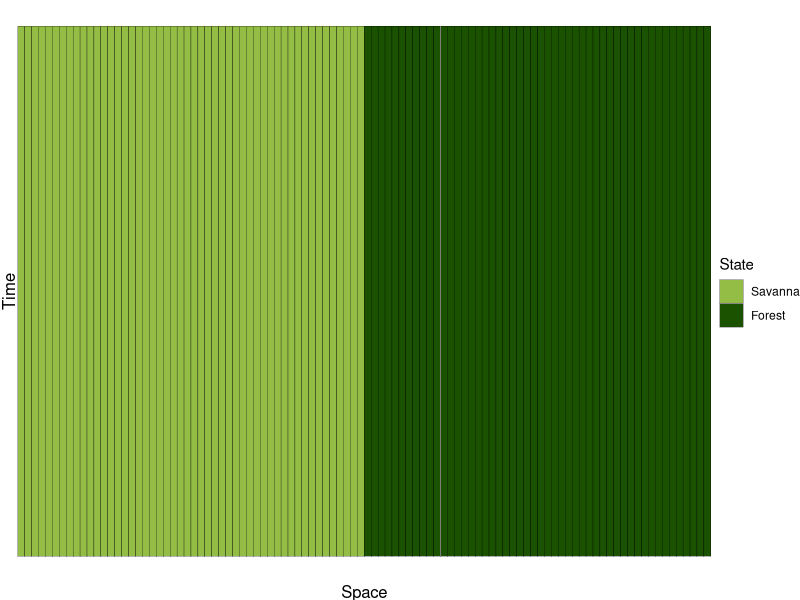
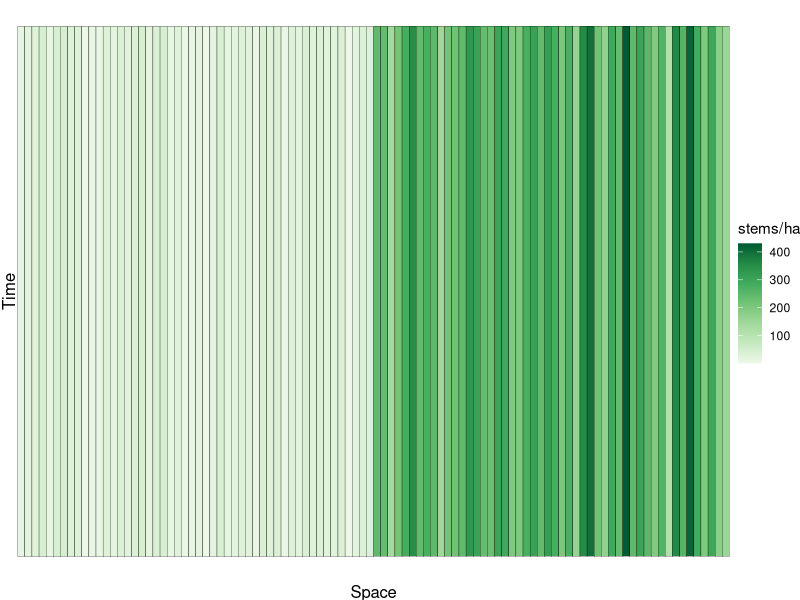
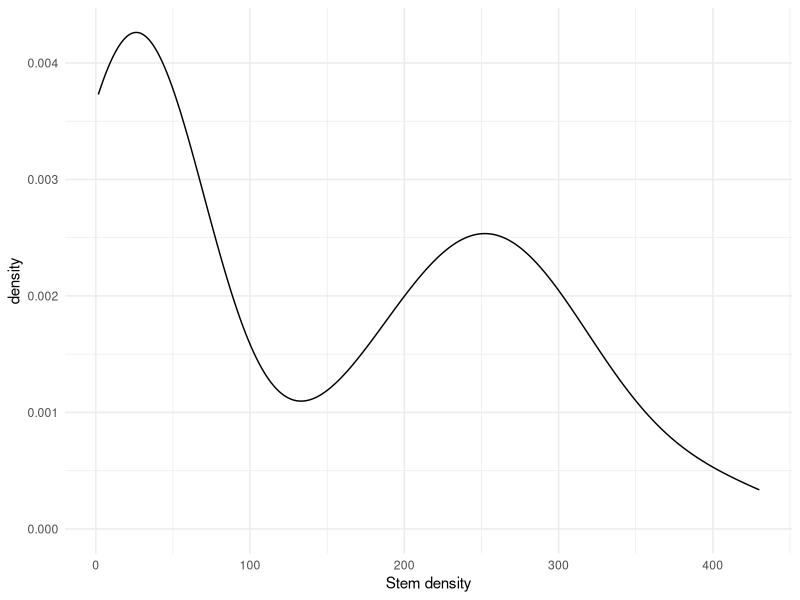
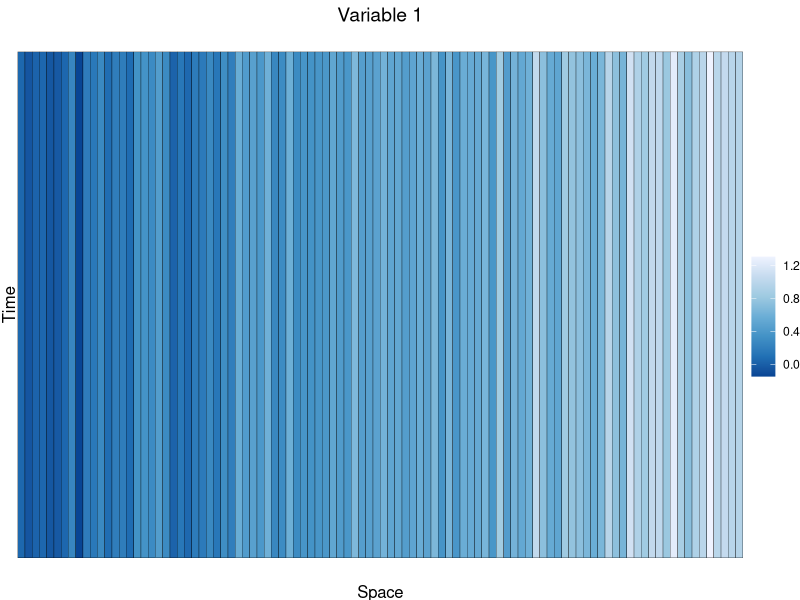
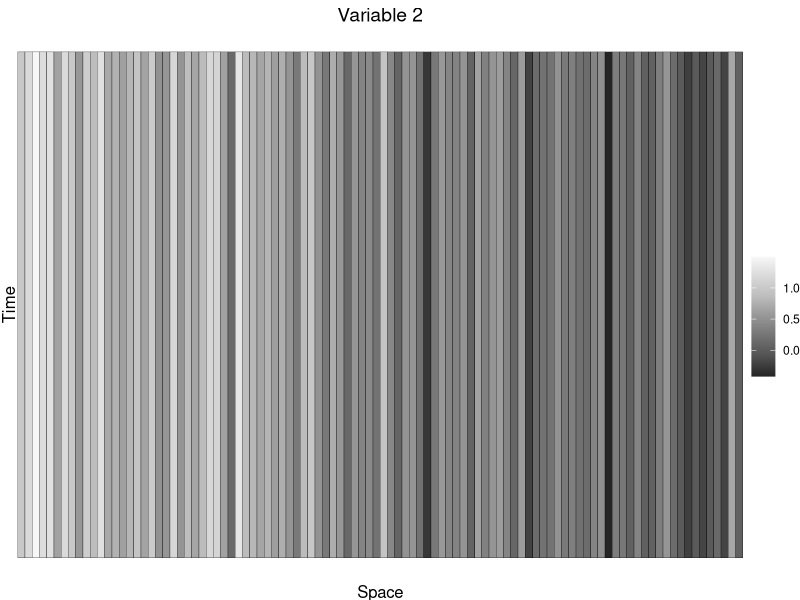
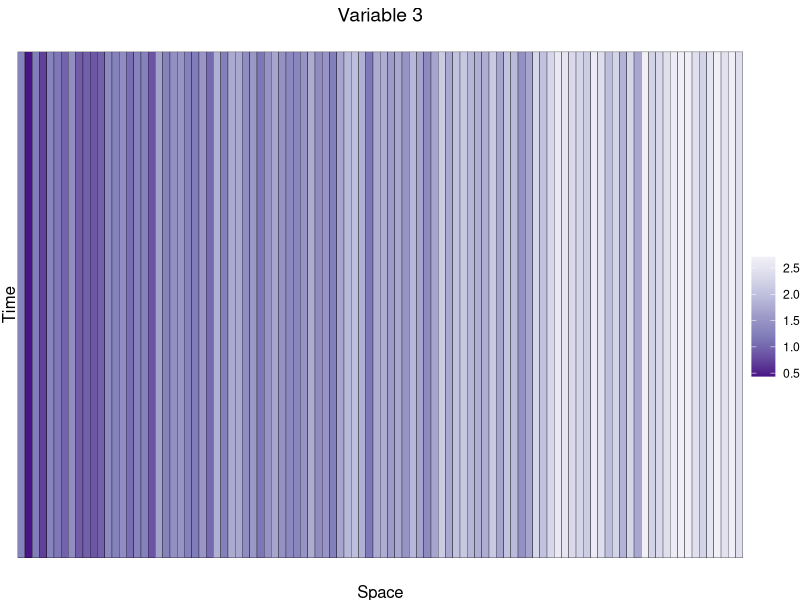
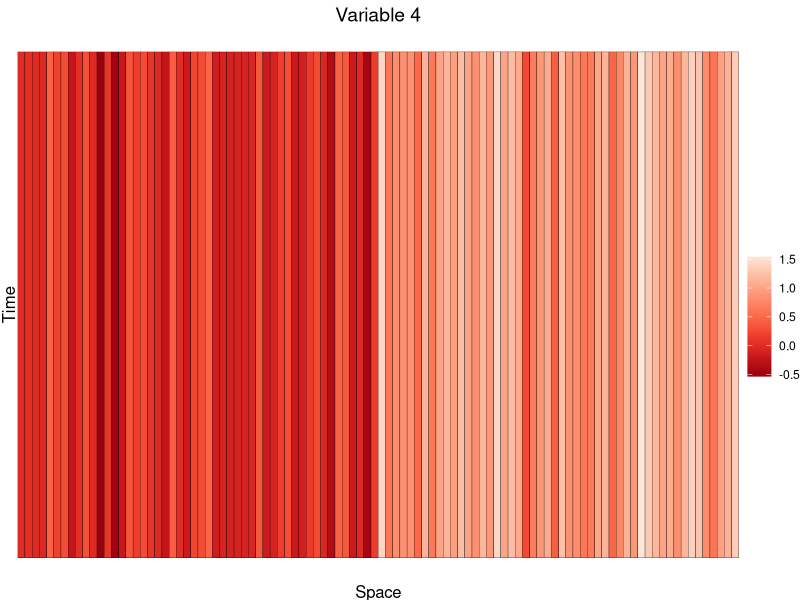
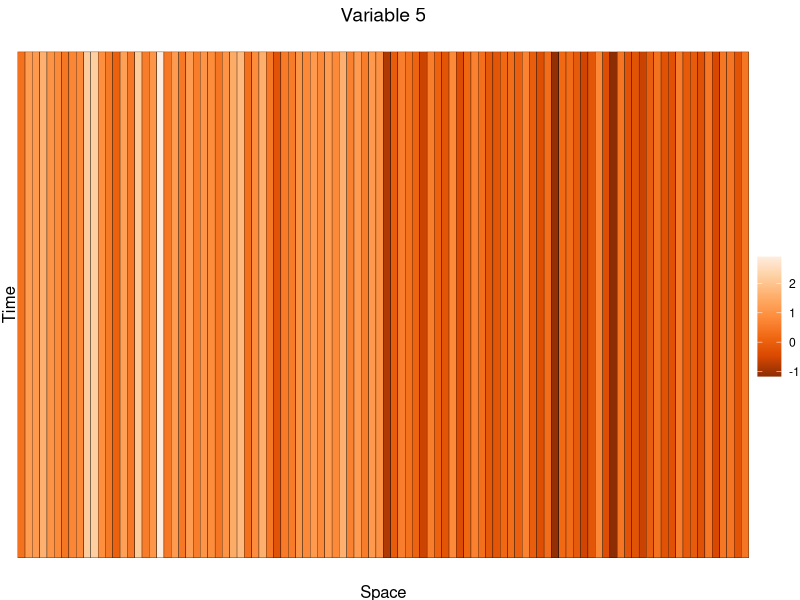

R code for these plots, in order: (Note: this script raises an error after producing the figures.)
#### Simulation 5
#### Initial stem density randomly drawn within each ecosystem state
#### Environment change influences change in ecosystem state

rm(list = ls())

# Number of locations in 1D space
nloc <- 100
# Number of time steps
ntime <- 150

# Set seed for generating initial conditions
set.seed(1)

#### 1. Define ecosystem initial conditions ####

# Create 0s and 1s defining ecosystem state along left-right axis
binary_response <- c(rep(0, times = nloc/2),
                     rep(1, times = nloc/2))

# Plot to show initial state distribution
ggplot2::ggplot() +
  ggplot2::geom_tile(ggplot2::aes(x = factor(1:nloc),
                                  y = 1,
                                  fill = factor(binary_response)),
                     color = 'black') +
  ggplot2::scale_fill_manual(limits = factor(c(0, 1)),
                             values = c('#94bd46', '#1a5200'),
                             name = 'State',
                             labels = c('Savanna', 'Forest')) +
  ggplot2::xlab('Space') + ggplot2::ylab('Time') +
  ggplot2::theme_void() +
  ggplot2::theme(axis.title = ggplot2::element_text(size = 12),
                 axis.title.y = ggplot2::element_text(angle = 90))

#### 2. Define initial stem density ####

# Generate continuous response variable (stem density)
# from ecosystem state
cont_response <- c(runif(n = nloc/2, min = 1, max = 47),
                   rnorm(n = nloc/2, mean = 250, sd = 75))

# Plot initial stem density
ggplot2::ggplot() +
  ggplot2::geom_tile(ggplot2::aes(x = factor(1:nloc),
                                  y = 1,
                                  fill = cont_response),
                     color = 'black') +
  ggplot2::scale_fill_distiller(name = 'stems/ha',
                                palette = 'Greens',
                                direction = 1) +
  ggplot2::xlab('Space') + ggplot2::ylab('Time') +
  ggplot2::theme_void() +
  ggplot2::theme(axis.title = ggplot2::element_text(size = 12),
                 axis.title.y = ggplot2::element_text(angle = 90))

# Density plot showing bimodality
ggplot2::ggplot() +
  ggplot2::geom_density(ggplot2::aes(x = cont_response)) +
  ggplot2::xlab('Stem density') +
  ggplot2::theme_minimal()

#### 3. Define environmental conditions ####

## This includes the same gradients describing the ecosystem
## state transition as in Simulation 1

# Gradient from 0 to 1 representing smooth left-right gradient
base_var <- seq(from = 0, to = 1, length.out = nloc)

# Add a small amount of random noise
var1 <- base_var + rnorm(n = length(base_var),
                         mean = 0,
                         sd = 0.15)
var2 <- rev(base_var) + rnorm(n = length(base_var),
                              mean = 0,
                              sd = 0.25)
var3 <- exp(base_var) + rnorm(n = length(base_var),
                              mean = 0,
                              sd = 0.25)

# Variables with more stark change between locations of
# initial ecosystem states
base_var2 <- c(rep(0, times = nloc/2),
               rep(1, times = nloc/2))

# Add random noise
var4 <- base_var2 + rnorm(n = length(base_var2),
                          mean = 0,
                          sd = 0.25)
var5 <- rev(base_var2) + rnorm(n = length(base_var2),
                               mean = 0,
                               sd = 0.5)

## Plot initial values

# Variable 1
ggplot2::ggplot() +
  ggplot2::geom_tile(ggplot2::aes(x = factor(1:nloc),
                                  y = 1,
                                  fill = var1),
                     color = 'black') +
  ggplot2::xlab('Space') + ggplot2::ylab('Time') +
  ggplot2::ggtitle('Variable 1') +
  ggplot2::scale_fill_distiller(name = '',
                                palette = 'Blues') +
  ggplot2::theme_void() +
  ggplot2::theme(axis.title = ggplot2::element_text(size = 12),
                 axis.title.y = ggplot2::element_text(angle = 90),
                 plot.title = ggplot2::element_text(size = 14, hjust = 0.5))

# Variable 2
ggplot2::ggplot() +
  ggplot2::geom_tile(ggplot2::aes(x = factor(1:nloc),
                                  y = 1,
                                  fill = var2),
                     color = 'black') +
  ggplot2::xlab('Space') + ggplot2::ylab('Time') +
  ggplot2::ggtitle('Variable 2') +
  ggplot2::scale_fill_distiller(name = '',
                                palette = 'Greys') +
  ggplot2::theme_void() +
  ggplot2::theme(axis.title = ggplot2::element_text(size = 12),
                 axis.title.y = ggplot2::element_text(angle = 90),
                 plot.title = ggplot2::element_text(size = 14, hjust = 0.5))

# Variable 3
ggplot2::ggplot() +
  ggplot2::geom_tile(ggplot2::aes(x = factor(1:nloc),
                                  y = 1,
                                  fill = var3),
                     color = 'black') +
  ggplot2::xlab('Space') + ggplot2::ylab('Time') +
  ggplot2::ggtitle('Variable 3') +
  ggplot2::scale_fill_distiller(name = '',
                                palette = 'Purples') +
  ggplot2::theme_void() +
  ggplot2::theme(axis.title = ggplot2::element_text(size = 12),
                 axis.title.y = ggplot2::element_text(angle = 90),
                 plot.title = ggplot2::element_text(size = 14, hjust = 0.5))

# Variable 4
ggplot2::ggplot() +
  ggplot2::geom_tile(ggplot2::aes(x = factor(1:nloc),
                                  y = 1,
                                  fill = var4),
                     color = 'black') +
  ggplot2::xlab('Space') + ggplot2::ylab('Time') +
  ggplot2::ggtitle('Variable 4') +
  ggplot2::scale_fill_distiller(name = '',
                                palette = 'Reds') +
  ggplot2::theme_void() +
  ggplot2::theme(axis.title = ggplot2::element_text(size = 12),
                 axis.title.y = ggplot2::element_text(angle = 90),
                 plot.title = ggplot2::element_text(size = 14, hjust = 0.5))

# Variable 5
ggplot2::ggplot() +
  ggplot2::geom_tile(ggplot2::aes(x = factor(1:nloc),
                                  y = 1,
                                  fill = var5),
                     color = 'black') +
  ggplot2::xlab('Space') + ggplot2::ylab('Time') +
  ggplot2::ggtitle('Variable 5') +
  ggplot2::scale_fill_distiller(name = '',
                                palette = 'Oranges') +
  ggplot2::theme_void() +
  ggplot2::theme(axis.title = ggplot2::element_text(size = 12),
                 axis.title.y = ggplot2::element_text(angle = 90),
                 plot.title = ggplot2::element_text(size = 14, hjust = 0.5))

#### 4. Define relationship between environment and ecosystem ####
## I use a subset of the variables we chose, with their
## random variation, to fit the "true" relationship between
## ecosystem state and the environment.
## I fit between ecosystem state and environment here
## because we are not trying to capture within-state variation
## in stem density in this simulation.
## I include the random noise when fitting the relationship
## or else you end up with singularity in the relationship

# Fit "true" relationship between the binary response varaible
# and the environment
# Assuming here that only variables 1 and 5 matter
true_rel <- glm(factor(binary_response) ~ var1 + var5,
                family = 'binomial')

# Define true betas
# var 1 and 5 are the estimates from the fitted
# relationship
# var 2, 3, 4 are 0
true_beta <- unname(c(true_rel$coefficients[1], # intercept
                      true_rel$coefficients[2], # variable 1
                      0, 0, 0, # variables 2-4
                      true_rel$coefficients[3])) # variable 5

#### 5. Process evolution ####

# Initialize matrices
sim_binary <- matrix(, nrow = ntime,
                     ncol = nloc)
sim_binary[1,] <- binary_response

sim_cont <- matrix(, nrow = ntime,
                   ncol = nloc)
sim_cont[1,] <- cont_response

x1_mat <- x2_mat <- x3_mat <- x4_mat <- x5_mat <-
  matrix(, nrow = ntime,
         ncol = nloc)
x1_mat[1,] <- var1
x2_mat[1,] <- var2
x3_mat[1,] <- var3
x4_mat[1,] <- var4
x5_mat[1,] <- var5

# Set seed again
set.seed(1)

# Loop over each row (time step) after initial conditions
for(i in 2:nrow(sim_binary)){
  # Loop over each column (location)
  for(j in 1:ncol(sim_binary)){
    #### Environmental change
    
    # Increasing pattern for variables 1 and 5
    x1_mat[i,j] <- x1_mat[i-1,j] + rnorm(n = 1,
                                         mean = 0.003,
                                         sd = 0.01)
    x5_mat[i,j] <- x5_mat[i-1,j] + rnorm(n = 1,
                                         mean = 0.003,
                                         sd = 0.01)
    
    # Random change for variables 2 and 3
    x2_mat[i,j] <- x2_mat[i-1,j] + rnorm(n = 1,
                                         mean = 0,
                                         sd = 0.01)
    x3_mat[i,j] <- x3_mat[i-1,j] + rnorm(n = 1,
                                         mean = 0,
                                         sd = 0.02)
    
    # No change in variable 4
    x4_mat[i,j] <- x4_mat[i-1,j]
    
    #### Dependent change in ecosystem state
    
    # Previous ecosystem state
    prev <- sim_binary[i-1,j]
    
    # Ecosystem state is a function of the environment
    # Predicted based on fitted coefficients
    curr <- round(plogis(true_beta[1] +
                           true_beta[2] * x1_mat[i,j] +
                           true_beta[3] * x2_mat[i,j] +
                           true_beta[4] * x3_mat[i,j] +
                           true_beta[5] * x4_mat[i,j] +
                           true_beta[6] * x5_mat[i,j]))
    
    ## Change in stem density based on ecosystem state
    
    # Previous stem density
    prev_density <- sim_cont[i-1,j]
    
    # If the state is the same, then randomly vary density
    if(prev == curr) curr_density <- rnorm(n = 1,
                                           mean = prev_density,
                                           sd = 5)
    
    # Adjustments to ensure that we maintain bimodality
    if(curr == 0 & curr_density > 47) curr_density <- 47
    if(curr == 0 & curr_density < 1) curr_density <- 1
    if(curr == 1 & curr_density < 150) curr_density <- 150
    
    # If there was a state shift, create a new stem density
    if(prev != curr){
      # If the state is savanna, draw from savanna distribution
      if(curr == 0) curr_density < runif(n = 1,
                                         min = 1,
                                         max = 47)
      # If the state is forest, draw from forest distribution
      if(curr == 1) curr_density <- rnorm(n = 1,
                                          mean = 250,
                                          sd = 75)
    }
    
    # Update matrices
    sim_binary[i,j] <- curr
    sim_cont[i,j] <- curr_density
    
  }
}

#### 6. Format & visualize ecosystem state ####

# Melt matrix
sim_binary_df <- reshape2::melt(sim_binary)

# Add column names
colnames(sim_binary_df) <- c('time', 'space', 'value')

# Plot change over time
sim_binary_df |>
  ggplot2::ggplot() +
  ggplot2::geom_tile(ggplot2::aes(x = factor(space),
                                  y = time,
                                  fill = factor(value)),
                     color = 'black') +
  ggplot2::scale_fill_manual(limits = factor(c(0, 1)),
                             values = c('#94bd46', '#1a5200'),
                             name = 'State',
                             labels = c('Savanna', 'Forest')) +
  ggplot2::scale_y_reverse() +
  ggplot2::xlab('Space') + ggplot2::ylab('Time') +
  ggplot2::theme_void() +
  ggplot2::theme(axis.title = ggplot2::element_text(size = 12),
                 axis.title.y = ggplot2::element_text(angle = 90),
                 axis.text.y = ggplot2::element_text(size = 10))

nforest <- length(which(dplyr::filter(sim_binary_df, time == ntime)$value == 1)) / nloc * 100
nsavanna <- 100 - nforest
paste0(nforest, '% forest and ', nsavanna, '% savanna')

#### 7. Format & visualize stem density ####

# Melt matrix
sim_cont_df <- reshape2::melt(sim_cont)

# Add column names
colnames(sim_cont_df) <- c('time', 'space', 'value')

# Plot stem density
sim_cont_df |>
  ggplot2::ggplot() +
  ggplot2::geom_tile(ggplot2::aes(x = factor(space),
                                  y = time,
                                  fill = value),
                     color = 'black') +
  ggplot2::scale_y_reverse() +
  ggplot2::scale_fill_distiller(name = 'stems/ha',
                                palette = 'Greens',
                                direction = 1) +
  ggplot2::xlab('Space') + ggplot2::ylab('Time') +
  ggplot2::theme_void() +
  ggplot2::theme(axis.title = ggplot2::element_text(size = 12),
                 axis.title.y = ggplot2::element_text(angle = 90),
                 axis.text.y = ggplot2::element_text(size = 10))

#### 8. Format & visualize environmental variables ####

# Melt matrices
x1_df <- reshape2::melt(x1_mat)
x2_df <- reshape2::melt(x2_mat)
x3_df <- reshape2::melt(x3_mat)
x4_df <- reshape2::melt(x4_mat)
x5_df <- reshape2::melt(x5_mat)

# Add column names
colnames(x1_df) <- c('time', 'space', 'var1')
colnames(x2_df) <- c('time', 'space', 'var2')
colnames(x3_df) <- c('time', 'space', 'var3')
colnames(x4_df) <- c('time', 'space', 'var4')
colnames(x5_df) <- c('time', 'space', 'var5')

## Plot predictor variables over time

# Variable 1
x1_df |>
  ggplot2::ggplot() +
  ggplot2::geom_tile(ggplot2::aes(x = factor(space),
                                  y = time,
                                  fill = var1),
                     color = 'black') +
  ggplot2::scale_fill_distiller(name = '',
                                palette = 'Blues') +
  ggplot2::scale_y_reverse() +
  ggplot2::xlab('Space') + ggplot2::ylab('Time') +
  ggplot2::ggtitle('Variable 1') +
  ggplot2::theme_void() +
  ggplot2::theme(plot.title = ggplot2::element_text(size = 14, hjust = 0.5),
                 axis.title = ggplot2::element_text(size = 12),
                 axis.title.y = ggplot2::element_text(angle = 90),
                 axis.text.y = ggplot2::element_text(size = 10))

# Variable 2
x2_df |>
  ggplot2::ggplot() +
  ggplot2::geom_tile(ggplot2::aes(x = factor(space),
                                  y = time,
                                  fill = var2),
                     color = 'black') +
  ggplot2::scale_fill_distiller(name = '',
                                palette = 'Greys') +
  ggplot2::scale_y_reverse() +
  ggplot2::xlab('Space') + ggplot2::ylab('Time') +
  ggplot2::ggtitle('Variable 2') +
  ggplot2::theme_void() +
  ggplot2::theme(plot.title = ggplot2::element_text(size = 14, hjust = 0.5),
                 axis.title = ggplot2::element_text(size = 12),
                 axis.title.y = ggplot2::element_text(angle = 90),
                 axis.text.y = ggplot2::element_text(size = 10))

# Variable 3
x3_df |>
  ggplot2::ggplot() +
  ggplot2::geom_tile(ggplot2::aes(x = factor(space),
                                  y = time,
                                  fill = var3),
                     color = 'black') +
  ggplot2::scale_fill_distiller(name = '',
                                palette = 'Purples') +
  ggplot2::scale_y_reverse() +
  ggplot2::xlab('Space') + ggplot2::ylab('Time') +
  ggplot2::ggtitle('Variable 3') +
  ggplot2::theme_void() +
  ggplot2::theme(plot.title = ggplot2::element_text(size = 14, hjust = 0.5),
                 axis.title = ggplot2::element_text(size = 12),
                 axis.title.y = ggplot2::element_text(angle = 90),
                 axis.text.y = ggplot2::element_text(size = 10))

# Variable 4
x4_df |>
  ggplot2::ggplot() +
  ggplot2::geom_tile(ggplot2::aes(x = factor(space),
                                  y = time,
                                  fill = var4),
                     color = 'black') +
  ggplot2::scale_fill_distiller(name = '',
                                palette = 'Reds') +
  ggplot2::scale_y_reverse() +
  ggplot2::xlab('Space') + ggplot2::ylab('Time') +
  ggplot2::ggtitle('Variable 4') +
  ggplot2::theme_void() +
  ggplot2::theme(plot.title = ggplot2::element_text(size = 14, hjust = 0.5),
                 axis.title = ggplot2::element_text(size = 12),
                 axis.title.y = ggplot2::element_text(angle = 90),
                 axis.text.y = ggplot2::element_text(size = 10))

# Variable 5
x5_df |>
  ggplot2::ggplot() +
  ggplot2::geom_tile(ggplot2::aes(x = factor(space),
                                  y = time,
                                  fill = var5),
                     color = 'black') +
  ggplot2::scale_fill_distiller(name = '',
                                palette = 'Oranges') +
  ggplot2::scale_y_reverse() +
  ggplot2::xlab('Space') + ggplot2::ylab('Time') +
  ggplot2::ggtitle('Variable 5') +
  ggplot2::theme_void() +
  ggplot2::theme(plot.title = ggplot2::element_text(size = 14, hjust = 0.5),
                 axis.title = ggplot2::element_text(size = 12),
                 axis.title.y = ggplot2::element_text(angle = 90),
                 axis.text.y = ggplot2::element_text(size = 10))

#### 9. Save ####

# Combine
simulations <- sim_cont_df |>
  dplyr::rename(density = value) |>
  dplyr::full_join(y = x1_df,
                   by = c('time', 'space')) |>
  dplyr::full_join(y = x2_df,
                   by = c('time', 'space')) |>
  dplyr::full_join(y = x3_df,
                   by = c('time', 'space')) |>
  dplyr::full_join(y = x4_df,
                   by = c('time', 'space')) |>
  dplyr::full_join(y = x5_df,
                   by = c('time', 'space'))

# Save
save(simulations,
     file = 'out/simulation/sim5.RData')
